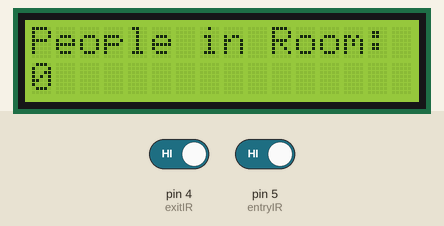
This sketch was run on a simulated Arduino Uno, built with avr-gcc and run on an emulated ATmega328P. Shown: 16×2 character LCD. The test bench sets the inputs (shaded band); at power-on: pin 5 (entryIR) HIGH, pin 4 (exitIR) HIGH.

Above: at 1.2 s.
1.3 s: pin 5 (entryIR) driven LOW
At 1.7 s:
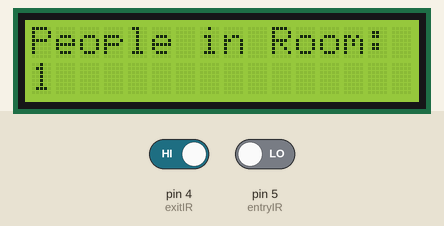
Timing chart, 0 to 4.3 s (numbered marks = the images above; inputs shaded):
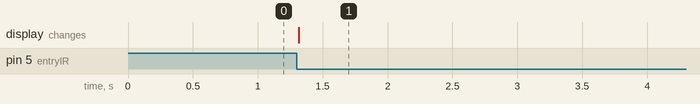

Measured:
- after the input at 1.3 s, the display: changes at once (image 1)

The sketch:

Smart_Entry_Monitoring_System.ino.ino
```cpp
#include <Wire.h>
#include <LiquidCrystal_I2C.h>

// Create LCD object (address 0x27 is common, change if needed)
LiquidCrystal_I2C lcd(0x27, 16, 2);

// Define IR sensor pins
const int entryIR = 5; // D2
const int exitIR = 4;  // D4

int peopleCount = 0;
bool entryState = HIGH;
bool exitState = HIGH;

void setup() {
  pinMode(entryIR, INPUT_PULLUP);
  pinMode(exitIR, INPUT_PULLUP);

  lcd.begin();
  lcd.backlight();
  lcd.setCursor(0, 0);
  lcd.print("People in Room:");
  lcd.setCursor(0, 1);
  lcd.print(peopleCount);
}

void loop() {
  // Read sensors
  bool entryRead = digitalRead(entryIR);
  bool exitRead = digitalRead(exitIR);


  // Check for person entering
  if (entryRead == LOW && entryState == HIGH) {
    peopleCount++;
    updateLCD();
    delay(500);  // debounce
  }
  entryState = entryRead;

  // Check for person exiting
  if (exitRead == LOW && exitState == HIGH) {
    if (peopleCount > 0) peopleCount--;
    updateLCD();
    delay(500);  // debounce
  }
  exitState = exitRead;
}

void updateLCD() {
  lcd.setCursor(0, 1);
  lcd.print("                "); // clear previous value
  lcd.setCursor(0, 1);
  lcd.print(peopleCount);
}
```
